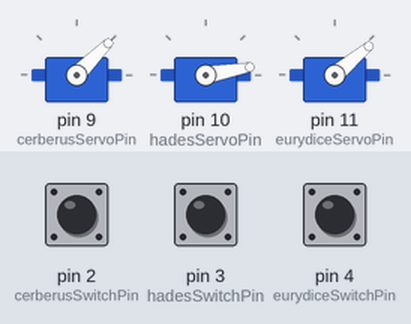
A sketch run on a simulated Arduino Uno, built with avr-gcc and run on an emulated ATmega328P. Shown: 3 × servo. The test bench sets the inputs (shaded band); at power-on: pin 2 (cerberusSwitchPin) HIGH, pin 3 (hadesSwitchPin) HIGH, pin 4 (eurydiceSwitchPin) HIGH.

Above: at 1.2 s.
1.3 s: pin 2 (cerberusSwitchPin) pulled LOW for 0.15 s
At 1.8 s:
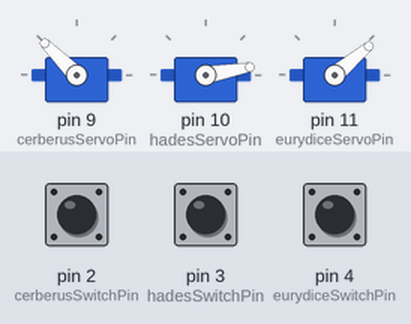
2.9 s: pin 3 (hadesSwitchPin) pulled LOW for 0.15 s
At 4.1 s:
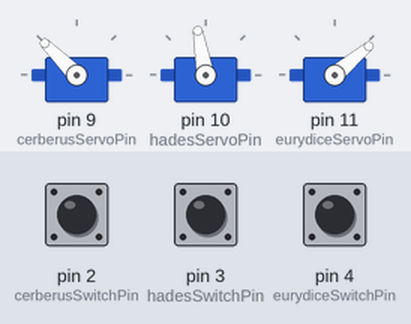
4.5 s: pin 4 (eurydiceSwitchPin) pulled LOW for 0.15 s
At 5.4 s:
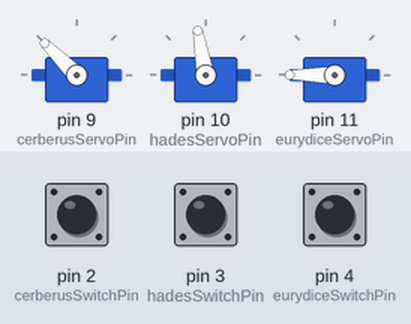
6.1 s: pin 2 (cerberusSwitchPin) pulled LOW for 1 s
At 6.7 s:
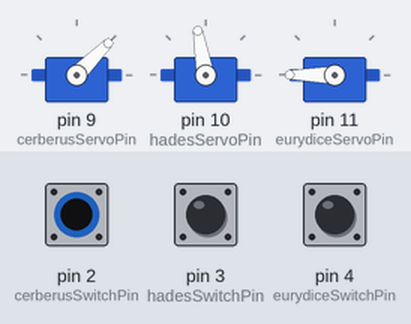
8.6 s: pin 3 (hadesSwitchPin) pulled LOW for 1 s
At 9.8 s:
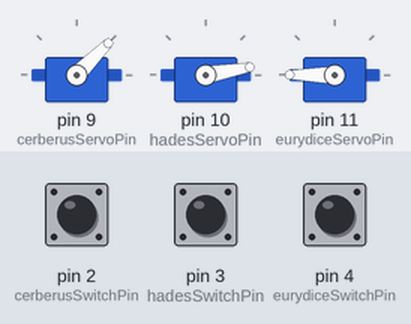
11.1 s: pin 2 (cerberusSwitchPin) pulled LOW for 0.15 s
At 11.7 s:
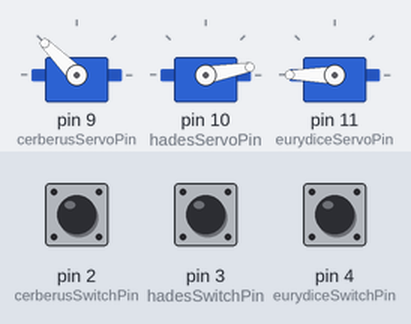
Timing chart, 0 to 13.7 s (numbered marks = the images above; inputs shaded):
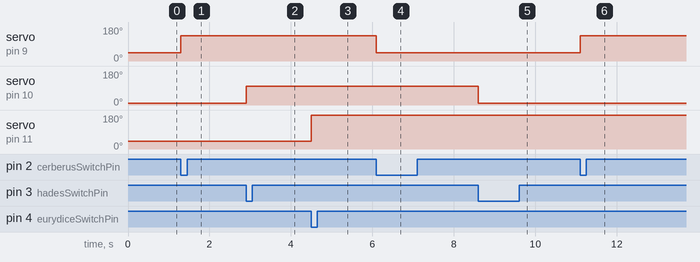

The sketch:

code_final_copy_20241204162342.ino
```cpp
#include <Servo.h>

// Create servo objects
Servo cerberus;
Servo hades;
Servo eurydice;

// Define pin connections
const int cerberusServoPin = 9;   // Pin for Cerberus servo
const int hadesServoPin = 10;     // Pin for Hades servo
const int eurydiceServoPin = 11;  // Pin for Eurydice servo

const int cerberusSwitchPin = 2;  // Pin for Cerberus toggle switch
const int hadesSwitchPin = 3;     // Pin for Hades toggle switch
const int eurydiceSwitchPin = 4;  // Pin for Eurydice toggle switch

// Independent starting and activated positions
int cerberusStartingPosition = 45;
int cerberusActivatedPosition = 135;

int hadesStartingPosition = 10;
int hadesActivatedPosition = 100;

int eurydiceStartingPosition = 40;
int eurydiceActivatedPosition = 180;

// Previous states for switch debouncing
bool cerberusSwitchPrevState = HIGH;
bool hadesSwitchPrevState = HIGH;
bool eurydiceSwitchPrevState = HIGH;

// Servo states
bool cerberusState = false;
bool hadesState = false;
bool eurydiceState = false;

void setup() {
  // Attach servos to their respective pins
  cerberus.attach(cerberusServoPin);
  hades.attach(hadesServoPin);
  eurydice.attach(eurydiceServoPin);

  // Set initial servo positions
  cerberus.write(cerberusStartingPosition);
  hades.write(hadesStartingPosition);
  eurydice.write(eurydiceStartingPosition);

  // Set switch pins as input
  pinMode(cerberusSwitchPin, INPUT_PULLUP);
  pinMode(hadesSwitchPin, INPUT_PULLUP);
  pinMode(eurydiceSwitchPin, INPUT_PULLUP);
}

void loop() {
  // Check each switch and control the respective servo
  handleServo(cerberus, cerberusSwitchPin, cerberusState, cerberusSwitchPrevState, cerberusStartingPosition, cerberusActivatedPosition);
  handleServo(hades, hadesSwitchPin, hadesState, hadesSwitchPrevState, hadesStartingPosition, hadesActivatedPosition);
  handleServo(eurydice, eurydiceSwitchPin, eurydiceState, eurydiceSwitchPrevState, eurydiceStartingPosition, eurydiceActivatedPosition);
}

void handleServo(Servo &servo, int switchPin, bool &state, bool &prevSwitchState, int startingPosition, int activatedPosition) {
  // Read the current switch state
  bool currentSwitchState = digitalRead(switchPin);

  // Detect a toggle (button press from HIGH to LOW)
  if (currentSwitchState == LOW && prevSwitchState == HIGH) {
    // Flip the state
    state = !state;

    // Update servo position based on the new state
    if (state) {
      servo.write(activatedPosition);
    } else {
      servo.write(startingPosition);
    }
  }

  // Update the previous switch state
  prevSwitchState = currentSwitchState;
}
```

Measured:
- after the input at 1.3 s, servo on pin 9 (cerberusServoPin): 45° → 135° at once
- after the input at 2.9 s, servo on pin 10 (hadesServoPin): 10° → 100° at once
- after the input at 4.5 s, servo on pin 11 (eurydiceServoPin): 40° → 180° at once
- after the input at 6.1 s, servo on pin 9 (cerberusServoPin): 135° → 45° at once
- after the input at 8.6 s, servo on pin 10 (hadesServoPin): 100° → 10° at once
- after the input at 11.1 s, servo on pin 9 (cerberusServoPin): 45° → 135° at once
